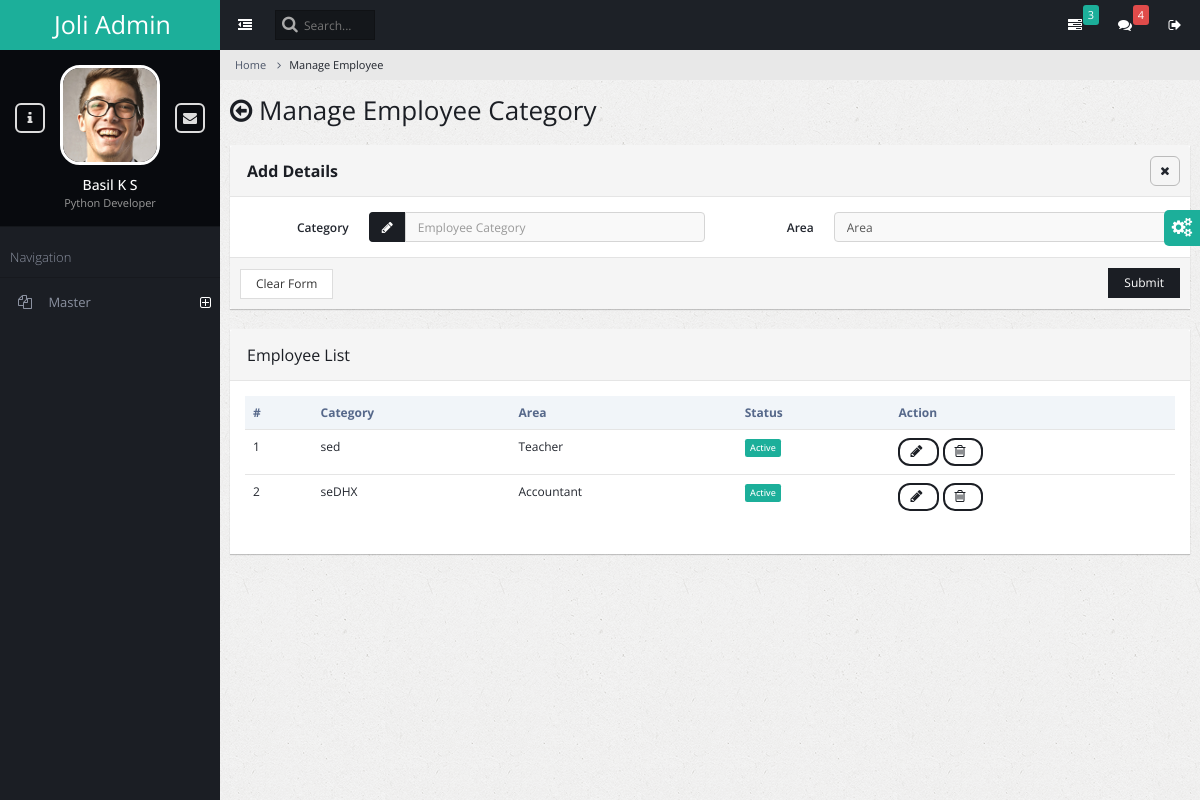
The app's page /employee_category/, older data.
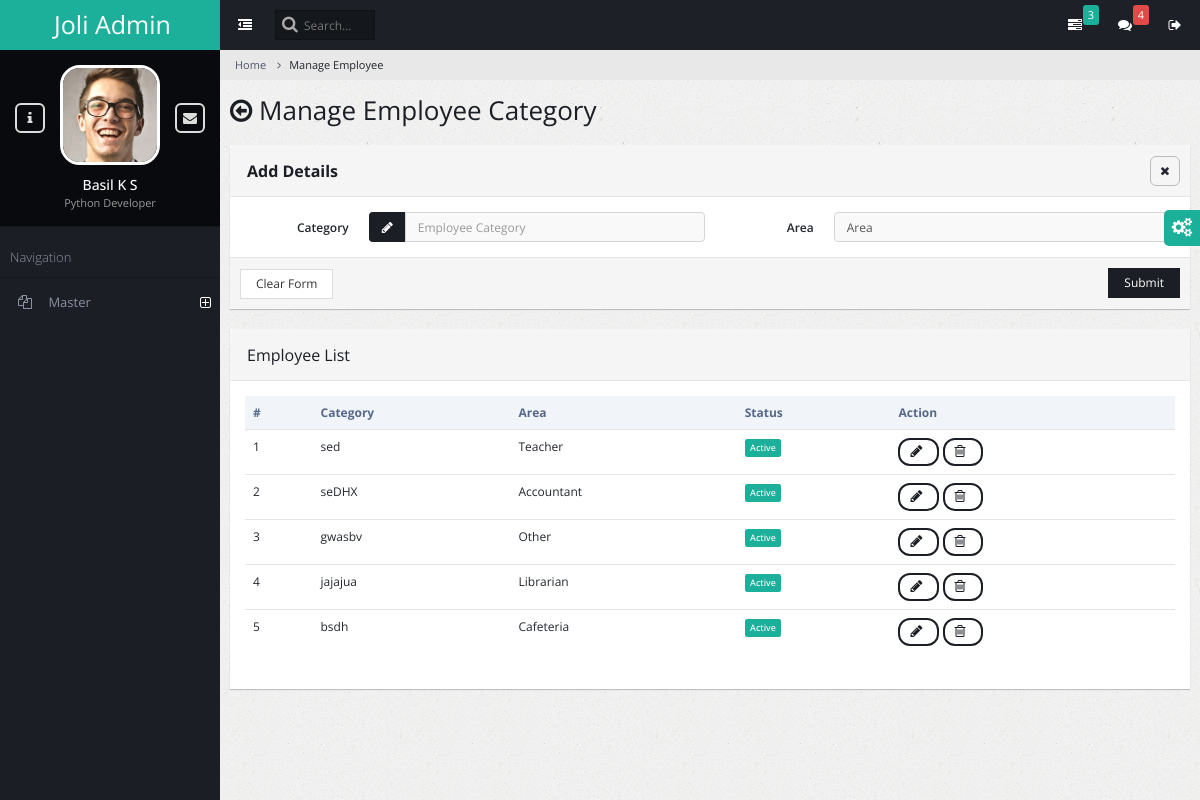
The same page, newer data.
### admin_master/models.py (models this page shows)
class masterempcat(models.Model):
    empcatname=models.CharField(max_length=100)
    empcatarea=models.IntegerField(default=0)
    status=models.IntegerField(default=1)

### admin_master/views.py (the view, shortened to what this page needs)
# urls.py: path('employee_category/', views.employee_category,name="employee_category"),
@csrf_exempt
def employee_category(request):
    message=''
    categories = masterempcat.objects.all()
    return render(request, 'employee_manage.html', {'mess': message, 'categories': categories, 'settings':settings})

### admin_master/templates/employee_manage.html (shortened to what the changed rows need)
{% load static %}
<!DOCTYPE html>
<html lang="en">
    <head>
        <link rel="stylesheet" type="text/css" id="theme" href="{% static 'css/theme-default.css' %}"/>
    </head>
    <body>
        <div class="page-container">
            <div class="page-content">
                <div class="page-title">
                    <h2><span class="fa fa-arrow-circle-o-left"></span> Manage Employee Category</h2>
                </div>
                <div class="page-content-wrap">
                 <div class="row">
                  <div class="col-md-12">
                 <div class="panel panel-default">
                    <div class="panel-body">
                        <table class="table datatable">
                            <thead>
                                <tr>
                                    <th>#</th>
                                    <th>Category</th>
                                    <th>Area</th>
                                    <th>Status</th>
                                    <th>Action</th>
                                </tr>
                            </thead>
                            <tbody>
                                {% for cat in categories %}
                                <tr>
                                    <td>{{ forloop.counter }}</td>
                                    <td>{{ cat.empcatname }}</td>
                                    {% if cat.empcatarea == 1 %}
                                    <td>Accountant</td>
                                    {% endif %}
                                    {% if cat.empcatarea == 2 %}
                                    <td>Teacher</td>
                                    {% endif %}
                                    {% if cat.empcatarea == 3 %}
                                    <td>Librarian</td>
                                    {% endif %}
                                    {% if cat.empcatarea == 4 %}
                                    <td>Cafeteria</td>
                                    {% endif %}
                                    {% if cat.empcatarea == 5 %}
                                    <td>Other</td>
                                    {% endif %}
                                    {% if cat.status == 1 %}
                                    <td><span class="label label-warning">Active</span></td>
                                    {% endif %}
                                    <td>
                                        <a href="#" class="btn btn-primary btn-rounded" data-toggle="modal" data-target="#modal_basic">
                                             <span class="fa fa-pencil"></span>
                                        </a>
                                        <a href="#" class="btn btn-primary btn-rounded mb-control"  data-box="#mb-delete">
                                            <span class="fa fa-trash-o"></span>
                                       </a>
                                    </td>
                                </tr>
                                {% endfor %}
                            </tbody>
                        </table>
                    </div>
                  </div>
                </div>
            </div>
                </div>
            </div>
        </div>
    </body>
</html>

Row changes from the older to the newer data that the page shows:
added masterempcat: empcatname "gwasbv", empcatarea "Other", status "Active"
added masterempcat: empcatname "jajajua", empcatarea "Librarian", status "Active"
added masterempcat: empcatname "bsdh", empcatarea "Cafeteria", status "Active"
